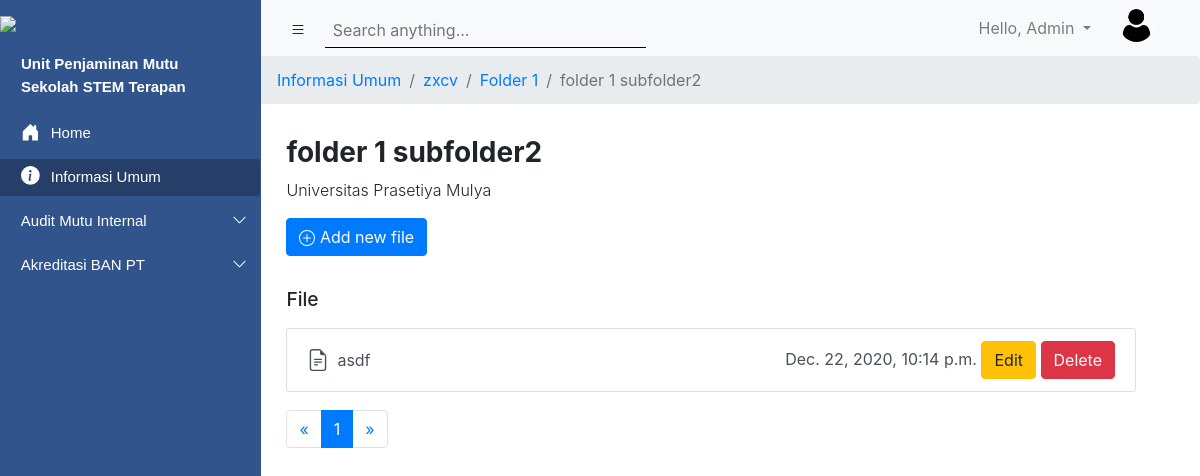
Screenshot of /subfile2/2/ (signed in) with the database file from the repository.
### Accounts/models.py (models this page shows)
class User(AbstractUser):
    prodi = models.ForeignKey(ProgramStudi, models.SET_NULL, blank=True, null=True, default=None)
    role_list = (
        ('Admin', 'Admin'),
        ('Admin Prodi', 'Admin Prodi'),
        ('Faculty Member', 'Faculty Member'),
        ('Professional Staf', 'Professional Staf')
    )
    roles = models.CharField(choices=role_list, max_length=40)
    profile_picture = models.ImageField(null=True, blank=True)
    objects = UserManager

### upmsite/models.py (models this page shows, shortened)
class Folder(models.Model):
    listKategori = (
        ('AMI', 'AMI'),
        ('ABPT', 'ABPT'),
        ('Informasi Umum', 'Informasi Umum'),
    )
    nama_folder = models.CharField(default='', max_length=256)
    nama_prodi = models.ForeignKey(ProgramStudi, on_delete=models.CASCADE, blank = True, null = True)
    kategori = models.CharField(max_length=50, choices=listKategori)
    public_status = models.BooleanField(default = True)
    created_at = models.DateTimeField(auto_now_add=True)
    updated_at = models.DateTimeField(auto_now=True)
    isAllowNewFolder = models.BooleanField(default = True)
    isAllowNewFile = models.BooleanField(default = True)
    class Meta:
        ordering = ['-updated_at']

class SubFolder01(models.Model):
    nama_folder = models.CharField(max_length=520)
    parent_folder = models.ForeignKey(Folder, on_delete=models.CASCADE)
    updated_at = models.DateTimeField(auto_now=True)
    class Meta:
        ordering = ['-updated_at']

class SubFolder02(models.Model):
    nama_folder = models.CharField(max_length=250)
    parent_folder = models.ForeignKey(SubFolder01, on_delete=models.CASCADE)
    updated_at = models.DateTimeField(auto_now=True)
    class Meta:
        ordering = ['-updated_at']

class SubFile02(models.Model):
    nama_file = models.CharField(max_length=250)
    nama_folder = models.ForeignKey(SubFolder02, on_delete=models.CASCADE)
    file_attachment = models.FileField()
    updated_at = models.DateTimeField(auto_now=True)
    class Meta:
        ordering = ['-updated_at']

### upmsite/viewscinta.py (the view)
# urls.py: path('subfile2/<int:pk_parent>/', viewscinta.SubFile2List, name="subfile2-list"),
def SubFile2List(request, pk_parent):
    roles = request.user.roles
    prodi = request.user.prodi
    semua_prodi = models_account.ProgramStudi.objects.all()
    prodi_terpilih = models_account.ProgramStudi.objects.filter(id=prodi.id)
    ami_umum = models.Folder.objects.filter(nama_prodi=None, kategori='AMI')
    abpt_umum = models.Folder.objects.filter(nama_prodi=None, kategori='ABPT')
    subfolder1 = models.SubFolder02.objects.filter(parent_folder__id = pk_parent)
    files = models.SubFile02.objects.filter(nama_folder__id = pk_parent)
    folder = models.SubFolder02.objects.get(id = pk_parent)
    kategori = folder.parent_folder.parent_folder.kategori
    prodibagian = models.SubFolder02.objects.get(id = pk_parent)
    link1 = data_pk_prodidef()
    link2 = data_pk_prodidef1()
    linksubfolder1 = models.Folder.objects.get(id = link2)
    link3 = data_pk_prodidef2()
    linksubfolder2 = models.SubFolder01.objects.get(id = link3)
    totalfile = len(files)
    p_informasiumumfile = Paginator(files, 5)
    page_numberfile = request.GET.get('pagefile')
    jumlah_halamanfile = []
    for x in range(1, p_informasiumumfile.num_pages+1):
        jumlah_halamanfile.append(x)
    if prodibagian.parent_folder.parent_folder.nama_prodi != None:
        context = {
            'bagian': folder.parent_folder.parent_folder.nama_prodi,
            'kategori': kategori,
            'roles': roles,
            'semua_prodi': semua_prodi,
            'files': files,
            'subfolder1': subfolder1,
            'judul': folder,
            'pk_parent': pk_parent,
            'link1': link1,
            'link2': link2,
            'linksubfolder1': linksubfolder1,
            'link3': link3,
            'linksubfolder2': linksubfolder2,
            'filepages': p_informasiumumfile.get_page(page_numberfile),
            'jumlah_halamanfile': jumlah_halamanfile,
            'totalfile': totalfile,
            'pk_prodi': prodibagian.parent_folder.parent_folder.nama_prodi.id,
            'prodi': prodibagian,
        }
    else:
        context = {
            'bagian': folder.parent_folder.parent_folder.nama_prodi,
            'kategori': kategori,
            'roles': roles,
            'semua_prodi': semua_prodi,
            'files': files,
            'subfolder1': subfolder1,
            'judul': folder,
            'pk_parent': pk_parent,
            'link1': link1,
            'link2': link2,
            'linksubfolder1': linksubfolder1,
            'link3': link3,
            'linksubfolder2': linksubfolder2,
            'filepages': p_informasiumumfile.get_page(page_numberfile),
            'jumlah_halamanfile': jumlah_halamanfile,
            'totalfile': totalfile,
        }
    context1 = {
        'ami_umum': ami_umum,
        'abpt_umum': abpt_umum,
        'semua_prodi': semua_prodi,
        'prodi_terpilih': prodi_terpilih,
    }
    return render(request, 'Akreditasi/SubFile2List.html', {**context , **context1})

### Templates/Akreditasi/SubFile2List.html (shortened to what this page needs)
{% extends 'main.html' %}
{% load static %}
{% block search %}
      <div class="search1">
        <input class="input-sm border-0 p-2 col-md-11 input_search1" id="searchbox" type="text" placeholder="Search anything...">
      </div>
{% endblock %}
{% block content %}
<section>
  <nav aria-label="breadcrumb">
      <ol class="breadcrumb">
        {% if kategori == 'Informasi Umum' %}
        <li class="breadcrumb-item"><a href="{% url 'folder-list' kategori=kategori pk_prodi=link1 %}">{{kategori}}</a></li>
        <li class="breadcrumb-item"><a href="{% url 'subfolder1-list' pk_parent=link2 %}">{{linksubfolder1.nama_folder}}</a></li>
        <li class="breadcrumb-item"><a href="{% url 'subfolder2-list' pk_parent=link3 %}">{{linksubfolder2.nama_folder}}</a></li>
        <li class="breadcrumb-item active" aria-current="page" href="">{{judul.nama_folder}}</li>
        {% endif %}
      </ol>
  </nav>
</section>
  <section class="page-title" style="margin-left: 17.9rem; ">
      <h3 class="font-weight-bold">{{judul.nama_folder}}</h3>
      <p class="font-weight-light">Universitas Prasetiya Mulya</p>
      {% if roles == 'Admin' %}
        <a class="btn btn-primary" href="{% url 'subfile2-create' pk_parent %}">
            Add new file
        </a>
      {% endif %}
  </section>
  {% if totalfile >= 1 %}
  <section class="page-title" style="margin-left: 17.9rem; margin-right: 4rem;">
    <h1 class="folder-file">File</h1>
    <div class="list-group">
      {% for itemfolder in filepages %}
        <div type="button" class="list-group-item list-group-item-action button list-main" data-role="list-menus" onclick="window.location='{% static itemfolder.file_attachment.url %}';">
          <a class="text-decoration-none text-reset text-control">{{itemfolder.nama_file}}</a>
          {% if roles == 'Admin' %}
          <div class=end-box>
            <a class="text-decoration-none text-reset text-control">{{itemfolder.updated_at}}</a>
            <a href="{% url 'subfile2-update' pk_parent=itemfolder.id %}" class="btn btn-warning btn-card-menu">Edit</a>
            <a href="{% url 'subfile2-delete' pk_parent=itemfolder.id %}" class="btn btn-danger btn-card-menu">Delete</a>
          </div>
          {% else %}
          <div class=end-box>
            <a class="text-decoration-none text-reset text-control">{{itemfolder.updated_at}}</a>
          </div>
          {% endif %}
        </div>
        {% endfor %}
      </div>
      <nav aria-label="Page navigation example" style='margin-top: 18px;'>
        <ul class="pagination">
          <li class="page-item">
            {% if filepages.has_previous %}
            <a class="page-link" href="?pagefile={{ filepages.previous_page_number }}" aria-label="Previous">
              <span aria-hidden="true">&laquo;</span>
            </a>
            {% else %}
            <a class="page-link" href="?pagefile={{ filepages.number }}" aria-label="Previous">
              <span aria-hidden="true">&laquo;</span>
            </a>
            {% endif %}
          </li>
          {% for x in jumlah_halamanfile %}
          <li class="page-item {% if filepages.number == x %}active{% endif %}" id="pages"><a class="page-link" href="?pagefile={{x}}">{{x}}</a></li>
          {% endfor %}
          <li class="page-item">
            {% if filepages.has_next %}
            <a class="page-link" href="?pagefile={{ filepages.next_page_number }}" aria-label="Next">
              <span aria-hidden="true">&raquo;</span>
            </a>
            {% else %}
            <a class="page-link" href="?pagefile={{ filepages.number }}" aria-label="Next">
              <span aria-hidden="true">&raquo;</span>
            </a>
            {% endif %}
          </li>
        </ul>
      </nav>
    </section>
  {% endif %}
{% endblock %}

### Templates/main.html (shortened to what this page needs)
{% load static %}
<!DOCTYPE html>
<html lang="en">
<head>
    <link rel="stylesheet" href="https://stackpath.bootstrapcdn.com/bootstrap/4.5.2/css/bootstrap.min.css">
    <link rel="stylesheet" href="{% static 'css/main.css'%}">
</head>
<body>
    <section class="left_navigation" id="leftSidebar">
        <img src="https://lms.prasetiyamulya.ac.id/pluginfile.php/1/core_admin/logo/0x200/1601623298/logo_upm_putih.png" class="prasmul_logo pt-3">
        <div class="accordion navigation_menu pt-3" id="accordionExample">
          <div class="card card1">
            <div class="card-head card1-2" id="headingOne">
                  <div class="button-content" style="margin-left: 30px; margin-bottom: 10px;">
                    <strong>
                      Unit Penjaminan Mutu <br>
                      Sekolah STEM Terapan
                    </strong>
                  </div>
            </div>
          </div>
          <div class="card card1">
            <div class="card-head card1-2" id="headingOne">
                {% with url_name=request.resolver_match.url_name %}
                <a class="btn btn-link btn-block text-left button1 {% if url_name == 'home' %}main-active{% endif %} " type="button" href="{% url 'home' %}">
                {% endwith %}
                  <div class="button-content">
                      Home
                  </div>
                </a>
            </div>
          </div>
          <div class="card card1">
            <div class="card-head card1-2" id="headingOne">
                <a class="btn btn-link btn-block text-left button1 {% if kategori == 'Informasi Umum' %}main-active{% endif %}" type="button" href="{% url 'folder-list' kategori='Informasi Umum' pk_prodi=1 %}">
                  <div class="button-content">
                      Informasi Umum
                  </div>
                </a>
            </div>
          </div>
            <div class="card card1">
              <div class="card-head card1-2" id="headingTwo">
                <h2 class="mb-0">
                  <button class="btn btn-link btn-block text-left collapsed button1" id="buttonTest" type="button" data-toggle="collapse" data-target="#collapseTwo" aria-expanded="false" aria-controls="collapseTwo">
                    <div class="button-content-2">
                        <div>Audit Mutu Internal</div>
                        <div class="caret">
                          <svg width="1em" height="1em" viewBox="0 0 16 16" class="bi bi-chevron-up" fill="currentColor" xmlns="http://www.w3.org/2000/svg">
                            <path fill-rule="evenodd" d="M7.646 4.646a.5.5 0 0 1 .708 0l6 6a.5.5 0 0 1-.708.708L8 5.707l-5.646 5.647a.5.5 0 0 1-.708-.708l6-6z"/>
                          </svg>
                        </div>
                    </div>
                  </button>
                </h2>
              </div>
            </div>
            <div class="card card1">
              <div class="card-head card1-2" id="headingThree">
                <h2 class="mb-0">
                  <button class="btn btn-link btn-block text-left collapsed button1" id="buttonTest" type="button" data-toggle="collapse" data-target="#collapseThree" aria-expanded="false" aria-controls="collapseThree">
                    <div class="button-content-2">
                      <div>Akreditasi BAN PT</div>
                      <div class="caret">
                        <svg width="1em" height="1em" viewBox="0 0 16 16" class="bi bi-chevron-up" fill="currentColor" xmlns="http://www.w3.org/2000/svg">
                          <path fill-rule="evenodd" d="M7.646 4.646a.5.5 0 0 1 .708 0l6 6a.5.5 0 0 1-.708.708L8 5.707l-5.646 5.647a.5.5 0 0 1-.708-.708l6-6z"/>
                        </svg>
                      </div>
                  </div>
                  </button>
                </h2>
              </div>
            </div>
        </div>
    </section>
    <section id="rightScreen">
        <nav class="navbar navbar-expand-lg navbar-light bg-light top-bar">
          <div class="right-menu">
            <button class="btn btn-navbar" id="sidebarCollapse">
            </button>
            {% block search %}
            {% endblock %}
          </div>
          <div class="profile-area">
            <ul class="navbar-nav ml-auto">
              <li class="nav-item dropdown">
                <a class="nav-link dropdown-toggle user-dropdown" href="#" id="navbarDropdown" role="button" data-toggle="dropdown" aria-haspopup="true" aria-expanded="false">
                  Hello, {{user.first_name}}
                </a>
              </li>
            </ul>
            <div id="container">
              <div class="avatar">
                {% if request.user.profile_picture %}
                  <img src="{{request.user.profile_picture.url}}" alt="">
                {% else %}
                  <img src="{% static 'media/user.png' %}" alt="">
                {% endif %}
              </div>
            </div>
          </div>
        </nav>
    {% block content %}
    {% endblock %}
</body>
</html>

### rows the page displays
User: first_name "Admin"
Folder: kategori "Informasi Umum"
Folder: nama_folder "zxcv"
SubFolder01: nama_folder "Folder 1"
SubFolder02: nama_folder "folder 1 subfolder2"
SubFile02: nama_file "asdf", updated_at "Dec. 22, 2020, 10:14 p.m."

### other values shown
{{ x }} "1"
